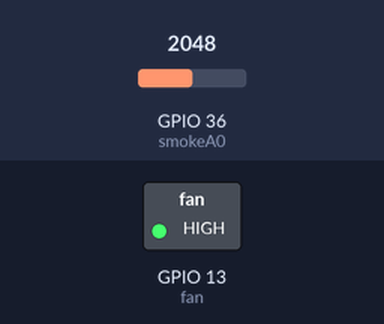
Bench run of a sketch on a simulated ESP32. Shown: switched loads named in the sketch (green lamp = pin HIGH). Inputs (shaded band) come from the test bench; at power-on: GPIO 36 (smokeA0) = 2048. What the sketch prints to the serial monitor is not drawn.

Above: at 1.8 s.
1.9 s: GPIO 36 (smokeA0) set to 216
3.4 s: GPIO 36 (smokeA0) set to 183
At 5.2 s:
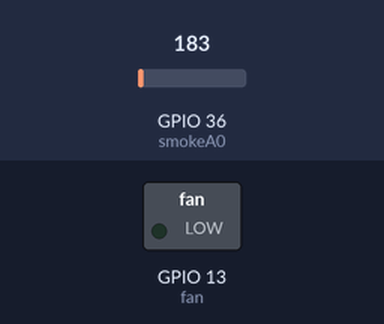
5.5 s: GPIO 36 (smokeA0) set to 491
At 6.4 s:
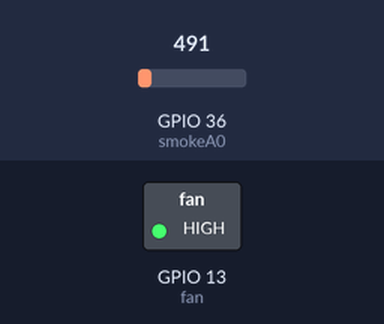
7.0 s: GPIO 36 (smokeA0) set to 160
At 7.9 s:
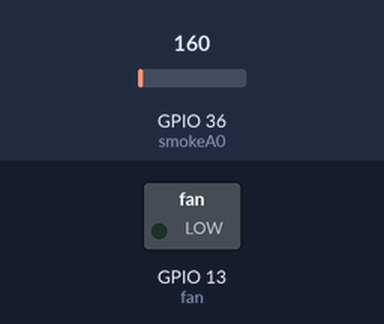
Timing chart, 0 to 10.0 s (numbered marks = the images above; inputs shaded):
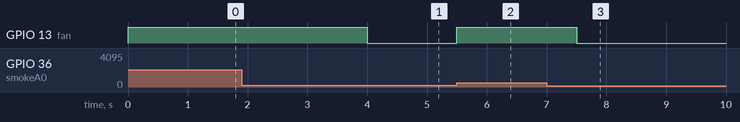

Measured:
- the behaviour switches between 201 and 200 on GPIO 36 (smokeA0) (found by bisection; images 0 and 1)
- after the input at 3.4 s, GPIO 13 (fan): HIGH → LOW after 0.60 s
- after the input at 5.5 s, GPIO 13 (fan): LOW → HIGH at once
- after the input at 7.0 s, GPIO 13 (fan): HIGH → LOW after 0.50 s

The sketch:

fan_mq_relay_esp32.ino
```cpp
#include <MQ2.h>

int fan = 13;
int smokeA0 = 36;
// Your threshold value
int sensorThres = 200;

void setup() {
  pinMode(fan, OUTPUT);
  pinMode(smokeA0, INPUT);
  Serial.begin(115200);
}

void loop() {
  int analogSensor = analogRead(smokeA0);
  Serial.print("Pin A0: ");
  Serial.println(analogSensor);
  // Checks if it has reached the threshold value
  if (analogSensor > sensorThres)
  {
    digitalWrite(fan, HIGH);
    delay(1000);
  }
  else
  {
    digitalWrite(fan, LOW);
  }
}
```
